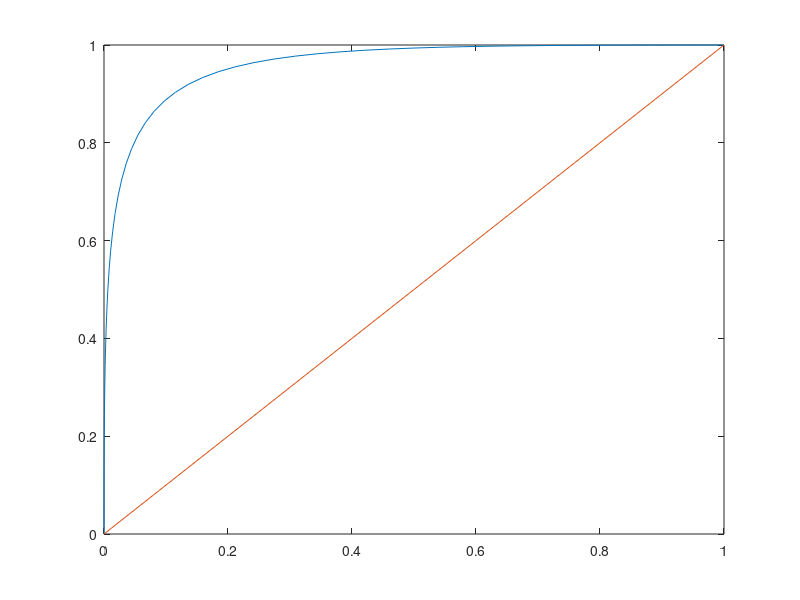

Write the MATLAB code that produced this figure.
%% A

beeches = normcdf([-1 1 1.5], 0, 1);
beeches(2) - beeches(1);
beeches_tn = beeches(3);
beeches_fp = 1 - beeches_tn;

spruces = normcdf([-1 1 1.5], 2.5, 1);
spruces(2) - spruces(1);
spruces_fn = spruces(3);
spruces_tp = 1 - spruces_fn;

disp(['TP: ', num2str(spruces_tp)])
disp(['FP: ', num2str(beeches_fp)])
disp(['FN: ', num2str(spruces_fn)])
disp(['TN: ', num2str(beeches_tn)])

%% B

beeches = normcdf(-6:0.1:6, 0, 1);
spruces = normcdf(-6:0.1:6, 2.5, 1);

number_of_values = size(beeches, 1);
temp_ones = ones(1, number_of_values);

TP = temp_ones - spruces
FP = temp_ones - beeches

plot(FP, TP)
hold on
plot(0:0.1:1, 0:0.1:1)
